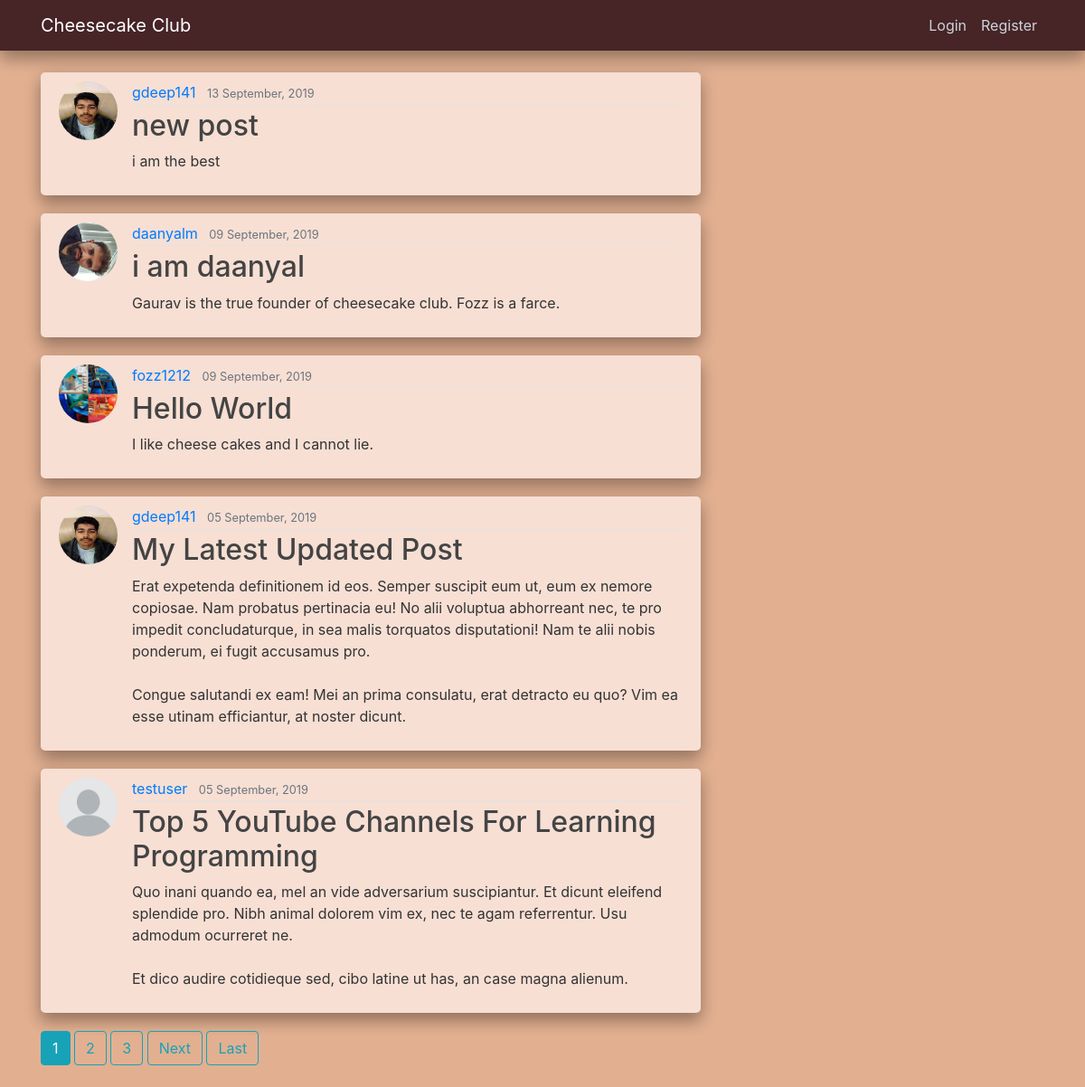
The page / on the database its author committed.
### blog/models.py (models this page shows, shortened)
class Post(models.Model):
    title = models.CharField(max_length=100)
    content = models.TextField()
    """
    don't use parenthesis for timezone.now as we don't want to call the function
    at that point - we just want to pass it in
    """
    date_posted = models.DateTimeField(default=timezone.now)
    author = models.ForeignKey(User, on_delete=models.CASCADE) # Post deleted if user is deleted

### users/models.py (models this page shows, shortened)
class Profile(models.Model):
    user = models.OneToOneField(User, on_delete=models.CASCADE)
    image = models.ImageField(default='illusion.jpg', upload_to='profile_pics')

### blog/views.py (the view)
# urls.py: path('', PostListView.as_view(), name="blog-home"),
class PostListView(ListView):
    model = Post
    template_name = 'blog/home.html'    # Replaces default template name
    context_object_name = 'posts'       # Replaces default object name
    ordering = ['-date_posted']         # '-' orders from newest to oldest
    paginate_by = 5                     # Posts per page

### blog/templates/blog/home.html (shortened to what this page needs)
{% extends "blog/base.html" %}
{% block content %}
    {% for post in posts %}
        <article class="media content-section">
            <img class="rounded-circle article-img" src="{{ post.author.profile.image.url }}">
            <div class="media-body">
                <div class="article-metadata">
                    <a class="mr-2" href="{% url 'user-posts' post.author.username %}">{{ post.author }}</a>
                    <small class="text-muted">{{ post.date_posted|date:"d F, Y" }}</small>
                </div>
                <h2><a class="article-title" href="{% url 'post-detail' post.id %}">{{ post.title }}</a></h2>
                <p class="article-content">{{ post.content }}</p>
            </div>
        </article>
    {% endfor %}
    {% if is_paginated %}
        {% for num in page_obj.paginator.page_range %}
            {% if page_obj.number == num %}
                <a class="btn btn-info mb-4" href="?page={{ num }}">{{ num }}</a>
            {% elif num > page_obj.number|add:'-3' and num < page_obj.number|add:'3' %}
                <a class="btn btn-outline-info mb-4" href="?page={{ num }}">{{ num }}</a>
            {% endif %}
        {% endfor %}
        {% if page_obj.has_next %}
            <a class="btn btn-outline-info mb-4" href="?page={{ page_obj.next_page_number }}">Next</a>
            <a class="btn btn-outline-info mb-4" href="?page={{ page_obj.paginator.num_pages }}">Last</a>
        {% endif %}
    {% endif %}
{% endblock content %}

### blog/static/blog/main.css (style rules this page uses)
body { background: #e2b091; color: #333333; margin-top: 5rem; }
h1, h2, h3, h4, h5, h6 { color: #472426; }
.content-section { background: #f7dfd4; padding: 10px 20px; border-radius: 5px; margin-bottom: 20px; box-shadow: 0 10px 16px 0 rgba(0,0,0,0.2),0 6px 20px 0 rgba(0,0,0,0.19) !important; }
.article-title { color: #444444; }
.article-content { white-space: pre-line; }
.article-img { height: 65px; width: 65px; margin-right: 16px; }
.article-metadata { padding-bottom: 1px; margin-bottom: 4px; border-bottom: 1px solid #e3e3e3 }

### rows shown on the page
Post: author.profile.image (picture), author "gdeep141", date_posted "13 September, 2019", title "new post", content "i am the best"
Post: author.profile.image (picture), author "daanyalm", date_posted "09 September, 2019", title "i am daanyal", content "Gaurav is the true founder of cheesecake club. Fozz is a farce."
Post: author.profile.image (picture), author "fozz1212", date_posted "09 September, 2019", title "Hello World", content "I like cheese cakes and I cannot lie."
Post: author.profile.image (picture), author "gdeep141", date_posted "05 September, 2019", title "My Latest Updated Post", content "Erat expetenda definitionem id eos. Semper suscipit eum ut, eum ex nemore copiosae. Nam probatus pertinacia eu! No alii voluptua abhorreant nec, te pro impedit concludaturque, in sea malis torquatos disputationi! Nam te alii nobis ponderum, ei fugit accusamus pro. Congue salutandi ex eam! Mei an prima consulatu, erat detracto eu quo? Vim ea esse utinam efficiantur, at noster dicunt."
Post: author.profile.image (placeholder picture), author "testuser", date_posted "05 September, 2019", title "Top 5 YouTube Channels For Learning Programming", content "Quo inani quando ea, mel an vide adversarium suscipiantur. Et dicunt eleifend splendide pro. Nibh animal dolorem vim ex, nec te agam referrentur. Usu admodum ocurreret ne. Et dico audire cotidieque sed, cibo latine ut has, an case magna alienum."

### other values the page prints
{{ num }} "1"
{{ num }} "2" "3"
